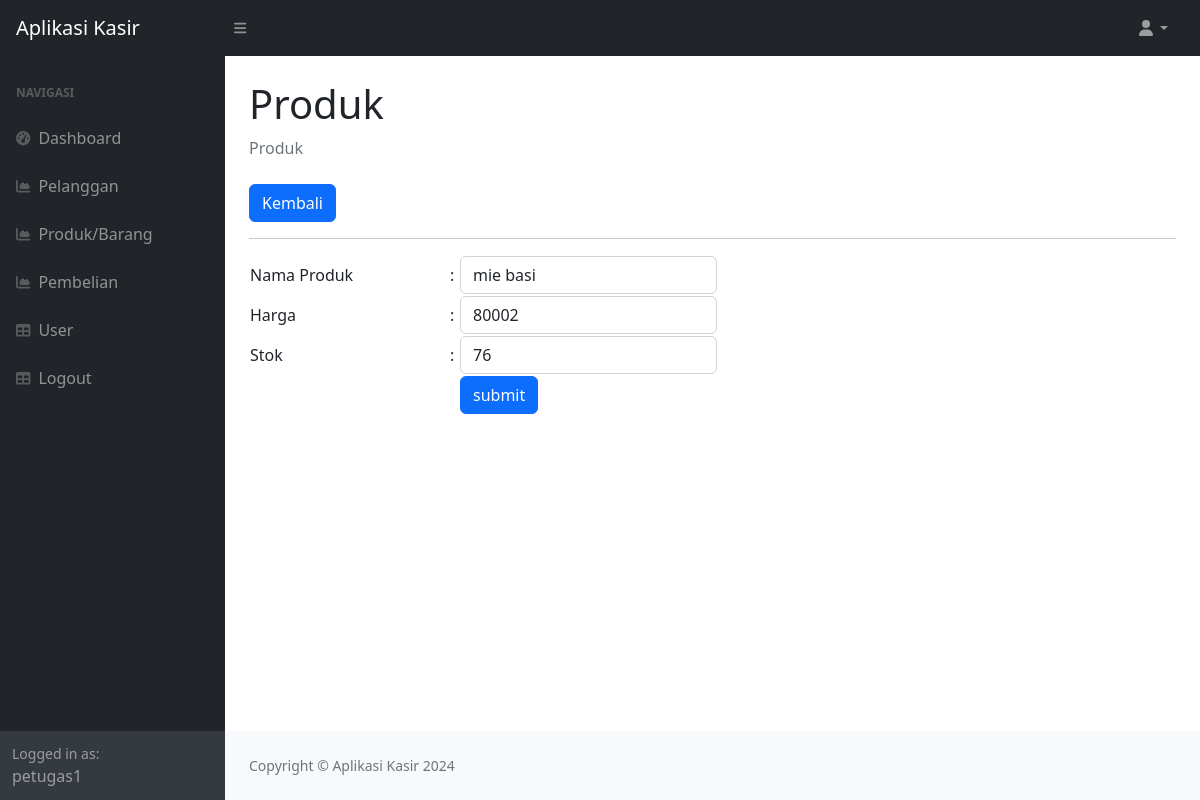
The app's page /?page=produk_ubah&&id=1 (signed in), older data.
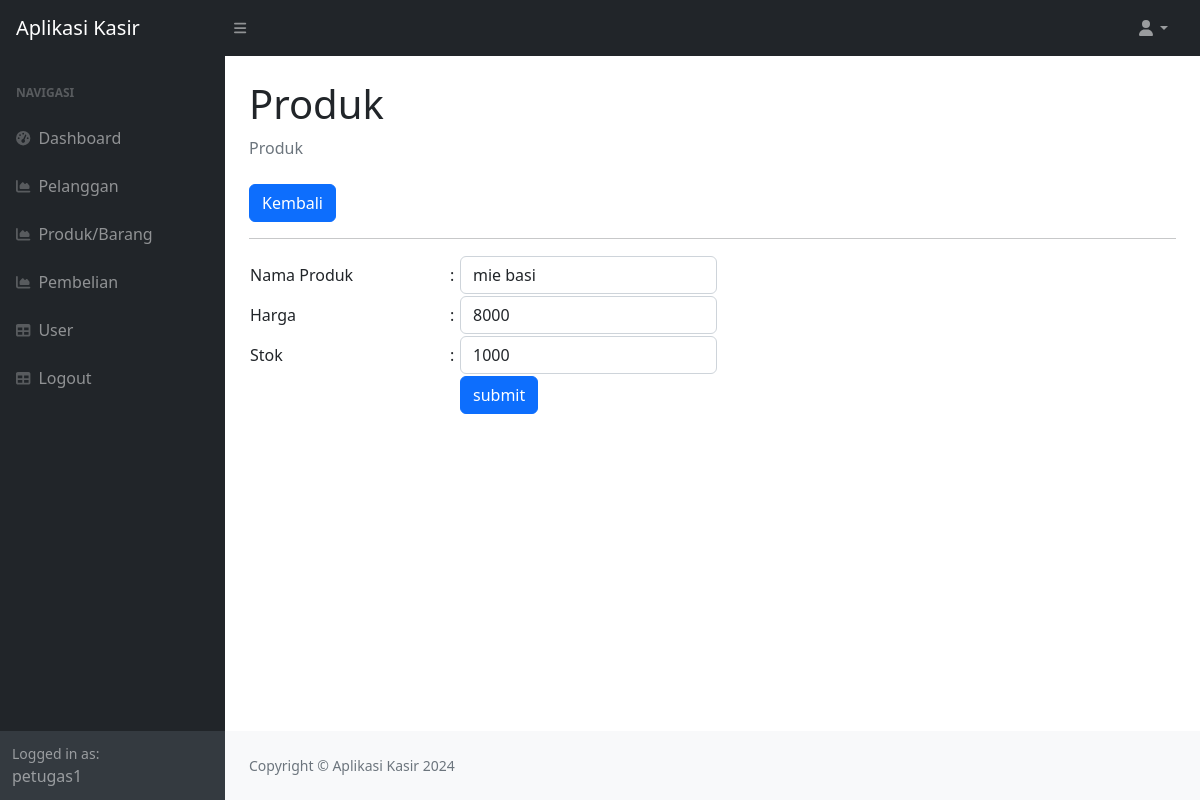
The same page, newer data.
### tables this page shows
CREATE TABLE `produk` (
  `id_produk` int(11) NOT NULL,
  `nama_produk` varchar(255) DEFAULT NULL,
  `harga` int(10) DEFAULT NULL,
  `stok` int(11) DEFAULT NULL
);

### produk_ubah.php (the view, shortened to what this page needs)
<?php
$id = $_GET['id'];
$query = mysqli_query($koneksi,"SELECT * FROM produk WHERE id_produk=$id");
$data = mysqli_fetch_array($query);
?>
<div class="container-fluid px-4">
    <h1 class="mt-4">Produk</h1>
    <ol class="breadcrumb mb-4">
        <li class="breadcrumb-item active">Produk</li>
    </ol>
    <a href="?page=produk" class="btn btn-primary">Kembali</a>
    <hr>
    <form method="post">
        <table>
            <tr>
                <td width="200">Nama Produk</td>
                <td width="1">:</td>
                <td><input class="form-control" value="<?php echo $data['nama_produk'];?>" type="text" name="nama_produk"></td>
            </tr>
            <tr>
                <td width="200">Harga</td>
                <td width="10">:</td>
                <td><input class="form-control" value="<?php echo $data['harga'];?>" type="number" name="harga"></td>
            </tr>
            <tr>
                <td>Stok</td>
                <td>:</td>
                <td><input class="form-control" type="number" step="0"  value="<?php echo $data['stok'];?>"name="stok"></td>
            </tr>
        <tr>
            <td></td>
            <td></td>
            <td>
                <button type="submit" class="btn btn-primary">submit</button>
            </td>
        </tr>
        </table>
    </form>
    </div>

Row changes from the older to the newer data that the page shows:
changed produk "mie basi": harga "80002" → "8000"; stok "76" → "1000"
